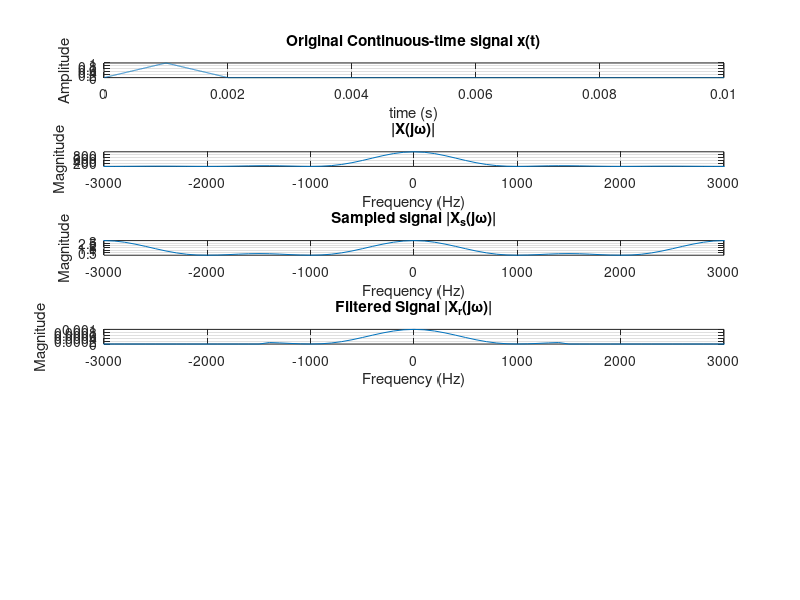

This figure's MATLAB source: (Note: this script raises an error after producing the figure.)
clear all
%% Declare Variables
Trep = 1e-6;
t = [0:Trep:0.01];
ftone = 1000;
fs = ftone * 3;
Ts = 1/fs;

A=1e-3;
raiseindex=max(find(t<A));
decayindex=max(find(t<2*A));
xt=zeros(size(t));
xt(1:raiseindex)=t(1:raiseindex)/A;
xt(raiseindex+1:decayindex)=1-t(1:raiseindex)/A;

%% Continuous Signal
subplot(6,1,1);
plot(t, xt);grid
xlabel("time (s)");
ylabel("Amplitude");
title('Original Continuous-time signal x(t)');

%% Fourier Transfrom
Xjw = fft(xt);
Xjw = fftshift(Xjw);
faxis = linspace(-1/Trep/2,1/Trep/2,length(Xjw));
subplot(6,1,2);
plot(faxis, abs(Xjw));grid
axis([-fs fs -inf inf])
xlabel("Frequency (Hz)");
ylabel("Magnitude")
title('|X(j\omega)|');


%% Impulse train
y = zeros(size(t));
y(1:1/(fs*Trep):end) = 1;

%Xs(t)
xs = xt .* y;

%% Fourier transform of Xs
Xsjw = fft(xs, length(t));
Xsjw = fftshift(Xsjw);

subplot(6,1,3);
plot(faxis, abs(Xsjw));grid
axis([-fs fs -inf inf]);
xlabel("Frequency (Hz)");
ylabel("Magnitude");
title('Sampled signal |X_s(j\omega)|');

%% Filtered signal low pass filter
Hr = Ts * (abs(2 * pi * faxis) < (pi/Ts));

% Hr = zeros(1, length(faxis));
% 
% for i = 1:length(faxis)
%   if abs(2 * pi * faxis(i)) < (pi / Ts)
%     Hr(i) = Ts;
%   end
% end

Xrjw =  Xsjw .* Hr;

subplot(6,1,4);
plot(faxis, abs(Xrjw));grid
axis([-fs fs -inf inf]);
xlabel("Frequency (Hz)");
ylabel("Magnitude");
title('Filtered Signal |X_r(j\omega)|');

%% Reconstructed signal
xrt = Inv_Fourier(Xrjw);

xrt=max(xt)/max(xrt)*xrt;

subplot(6,1,5);
plot(t, xrt); grid
xlabel("Time (s)");
ylabel("Amplitude");
title('Reconstructed signal x_r(t)');

subplot(6,1,6);
plot(t,xt, '-r', t, xrt, '-c');grid
xlabel("Time (s)");
ylabel("Amplitude");
legend('Original Signal x(t)', 'Reconstructed Signal x_r(t)')
title('Original Signal x(t) & Reconstructed signal x_r(t)');

